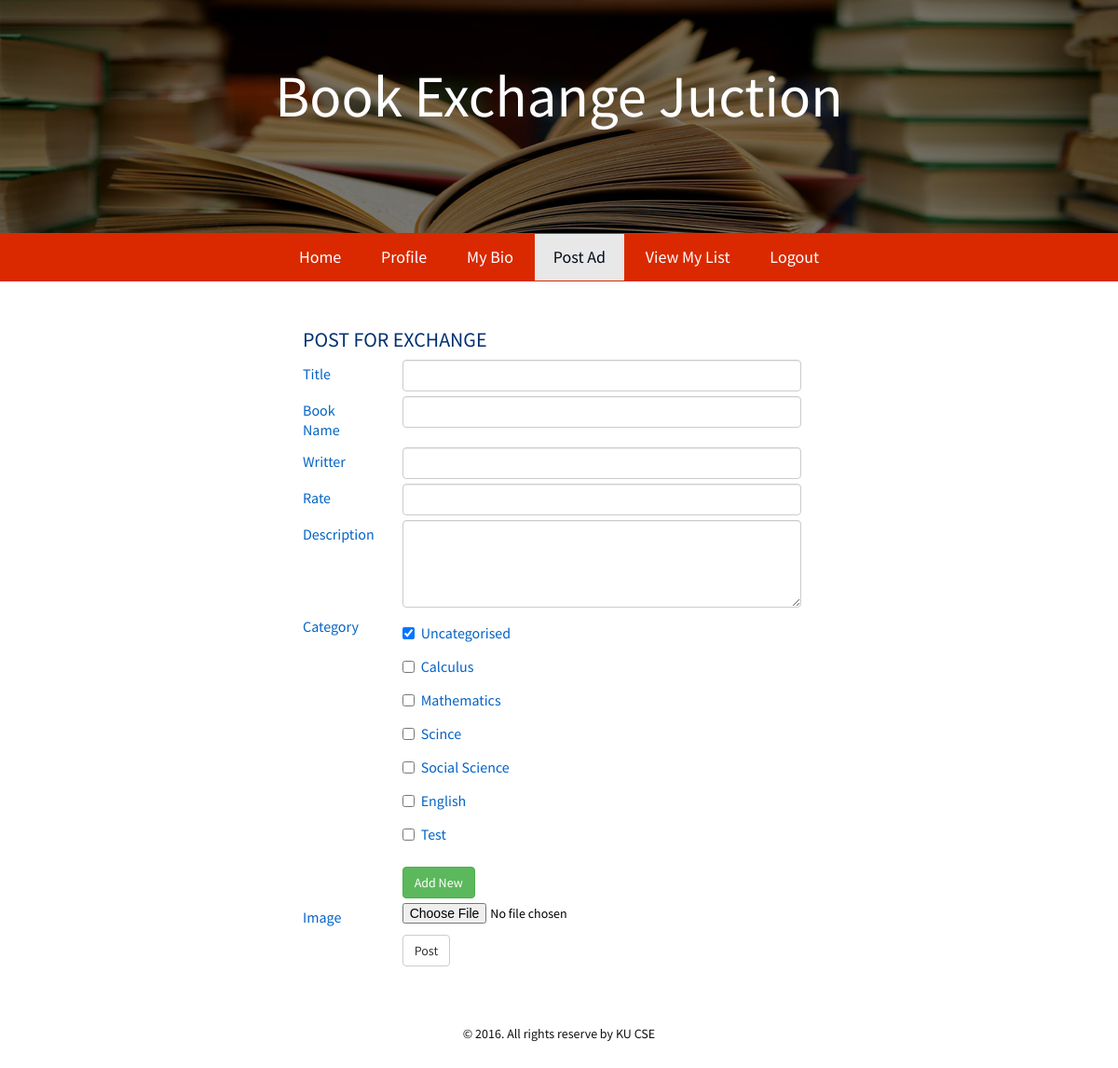
The app's page /post.php (signed in) with its own data.
### tables this page shows
CREATE TABLE `category` (
  `id` int(100) NOT NULL,
  `cat_name` varchar(100) NOT NULL
);

### post.php (the view, shortened to what this page needs)
<?php
	include('configuration.php');
    $conn = new PDO("mysql:host=$host;dbname=$db",$user,$pw);
	$login = 0;
	if(isset($_COOKIE['P_username']))
	{
		$username = $_COOKIE['P_username'];
		$pass = $_COOKIE['P_password'];
		$check = $conn->query("SELECT * FROM user WHERE username = '$username'");
		foreach($check as $info)
		{
			if ($pass != $info['password'])
			{
				$login = 0;
			}
			else
			{
				$login = 1;
			}
		}
	}
?>
<?php include('include/header.php'); ?>
<nav class="navbar">
  <div class="container">
    <div class="collapse navbar-collapse" id="bs-example-navbar-collapse-1">
      <ul class="nav navbar-nav">
        <li><a href="http://localhost/bew/">Home</a></li>
        <li><a href="user-profile.php">Profile</a></li>
        <?php if($login !=0) {?>
        <li><a href="bio.php">My Bio</a></li>
        <li class="active"><a href="post.php">Post Ad</a></li>
        <li><a href="post-list.php">View My List</a></li>
        <li><a href="logout.php">Logout</a></li>
        <?php } ?>
      </ul>
    </div>
  </div>
</nav>
<?php
	if($login != 0)
	{
?>
<div id="loginForm">
	<h2>Post For Exchange</h2>
    <form class="form-horizontal" role="form" method="post" enctype="multipart/form-data">
        <div class="form-group">
            <label class="col-sm-2 control-label">Title</label>
            <div class="col-sm-10">
                <input type="text" class="form-control"  name="title">
            </div>
        </div>
        <div class="form-group">
            <label class="col-sm-2 control-label" >Book Name</label>
            <div class="col-sm-10">
                <input type="text" class="form-control"  name="bookName">
            </div>
        </div>
        <div class="form-group">
            <label class="col-sm-2 control-label" >Writter</label>
            <div class="col-sm-10">
                <input type="text" class="form-control" name="writter">
            </div>
        </div>
        <div class="form-group">
            <label class="col-sm-2 control-label">Rate</label>
            <div class="col-sm-10">
                <input type="text" class="form-control" name="rate">
            </div>
        </div>
        <div class="form-group">
            <label class="col-sm-2 control-label">Description</label>
            <div class="col-sm-10">
                <textarea class="form-control" cols="30" rows="4" name="des"></textarea>
            </div>
        </div>
        <div class="form-group">
            <label class="col-sm-2 control-label" for="address">Category</label>
            <div class="col-sm-10">
                <div class="checkbox catList">
                  <label>
                    <input type="checkbox" name="cat[]" checked value="Uncategorised">Uncategorised
                  </label>
                </div>
                <?php
                    $check = $conn->query("SELECT * FROM category");
                    foreach ($check as $val) {
                ?>
                <div class="checkbox catList">
                  <label>
                    <input type="checkbox" name="cat[]" value="<?php echo $val['cat_name']; ?>"><?php echo $val['cat_name']; ?>
                  </label>
                </div>
                <?php } ?>
                <br>
                <button class="btn btn-success addNew">Add New</button>
            </div>
        </div>
        <div class="form-group">
            <label class="col-sm-2 control-label" for="age">Image</label>
            <div class="col-sm-10">
                <input type="file" name="bookImage">
            </div>
        </div>
        <div class="form-group">
        	<div class="col-sm-offset-2 col-sm-10">
        		<button type="submit" name="update" class="btn btn-default">Post</button>
            </div>
        </div>
    </form>
</div>
<?php include('include/footer.php'); ?>
<?php
	}
	else{
		header('location:login.php');
	}
?>
</body>
</html>

### css/style.css (style rules this page uses)
body { font-family: 'Source Sans Pro', sans-serif; background-size:cover; font-weight: 400; font-size: 14px; line-height: 21px; color: #000; margin-bottom: 0; overflow-y: auto; overflow-x: hidden; background:#fff; }
a:link { text-decoration: none; }
.container { max-width:1024px; position: relative; z-index: 2; }
.navbar { background: #da2900 !important; border-radius: 0; }
.navbar ul { float: none; text-align: center; }
.navbar li { color: #fff; font-size: 18px; text-align: center; float: none; display: inline-block; }
.navbar li a { color: #fff; padding-left: 20px; padding-right: 20px; }
.form_wrap ,#loginForm { max-width:600px; background:#fff; border-radius:10px; -moz-border-radius:10px; -webkit-border-radius:10px; margin:5px auto 0; padding-bottom:10px; }
.form_wrap form label,label { color:#0464c5; font-family: 'Source Sans Pro'; font-weight:400; font-size:16px; margin-bottom:3px !important; padding-top:5px !important; }
.control-label,.form-horizontal .control-label { display:block !important; text-align:left !important; }
.navbar-nav { margin:0 !important; }
#loginForm { padding:25px; }
#loginForm .control-label { padding-left:0 !important; }
#loginForm h2 { font-size:22px; text-transform:uppercase; color:#003071; margin:0 0 10px; }
#loginForm .form-group { margin:0 0 5px !important; }
li.active a { background:#e8e8e8; color:#000c1c; }

### records on screen
category: cat_name "Calculus"
category: cat_name "Mathematics"
category: cat_name "Scince"
category: cat_name "Social Science"
category: cat_name "English"
category: cat_name "Test"
